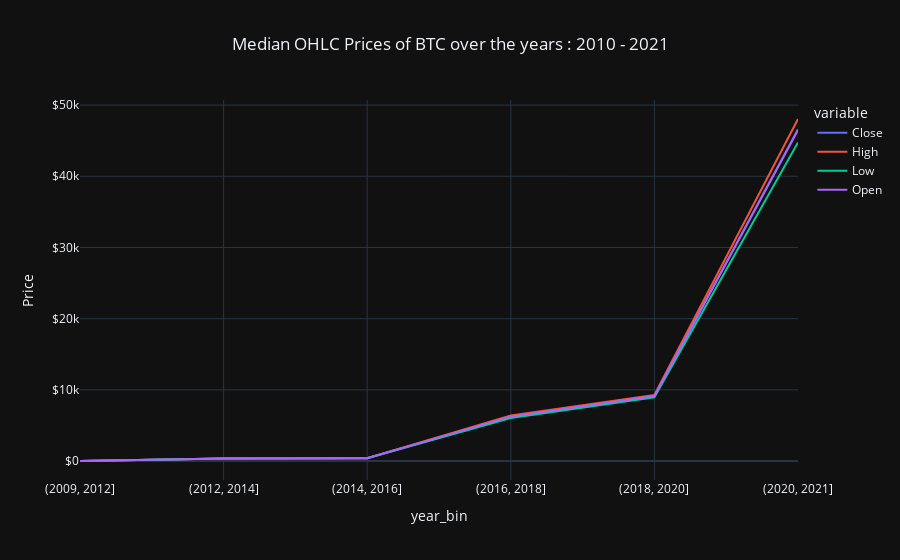

Notebook code for this chart:
### Code cell
import plotly.express as px 
year_bins=[2009,2012,2014,2016,2018,2020,2021]
data['year_bin']=pd.cut(data['Year'],bins=year_bins)
df=pd.DataFrame(data.groupby(['year_bin']).agg({'Close':np.median,'High':np.median,'Low':np.median,'Open':np.median}).reset_index())
df.columns=['year_bin','Close','High','Low','Open']
df['year_bin']=df['year_bin'].astype(str)
fig = px.line(df, x='year_bin', y=['Close','High','Low','Open'],title="Receipts by Payer Gender and Day of Week vs Target")
fig.update_layout(template='plotly_dark',
    yaxis_title='Price',
    title='Median OHLC Prices of BTC over the years : 2010 - 2021',
    hovermode="x",
    title_x=0.5
)
fig.update_yaxes( # the y-axis is in dollars
    tickprefix="$", showgrid=True
)
fig.show()

### Figure 1 — Plotly figure (JSON) as saved in the notebook; plotly's stock layout.template omitted (floating-point values rounded to 4 significant figures)
{"data": [{"hovertemplate": "variable=Close<br>year_bin=%{x}<br>value=%{y}<extra></extra>", "legendgroup": "Close", "line": {"color": "#636efa", "dash": "solid"}, "marker": {"symbol": "circle"}, "mode": "lines", "name": "Close", "orientation": "v", "showlegend": true, "type": "scatter", "x": ["(2009, 2012]", "(2012, 2014]", "(2014, 2016]", "(2016, 2018]", "(2018, 2020]", "(2020, 2021]"], "xaxis": "x", "y": [5, 352.1, 395, 6239.0, 9135.0, 46610.0], "yaxis": "y"}, {"hovertemplate": "variable=High<br>year_bin=%{x}<br>value=%{y}<extra></extra>", "legendgroup": "High", "line": {"color": "#EF553B", "dash": "solid"}, "marker": {"symbol": "circle"}, "mode": "lines", "name": "High", "orientation": "v", "showlegend": true, "type": "scatter", "x": ["(2009, 2012]", "(2012, 2014]", "(2014, 2016]", "(2016, 2018]", "(2018, 2020]", "(2020, 2021]"], "xaxis": "x", "y": [5.1, 368.5, 409.8, 6389.0, 9270.0, 48050.0], "yaxis": "y"}, {"hovertemplate": "variable=Low<br>year_bin=%{x}<br>value=%{y}<extra></extra>", "legendgroup": "Low", "line": {"color": "#00cc96", "dash": "solid"}, "marker": {"symbol": "circle"}, "mode": "lines", "name": "Low", "orientation": "v", "showlegend": true, "type": "scatter", "x": ["(2009, 2012]", "(2012, 2014]", "(2014, 2016]", "(2016, 2018]", "(2018, 2020]", "(2020, 2021]"], "xaxis": "x", "y": [4.8, 343.8, 384.5, 6052.0, 8952.0, 44760.0], "yaxis": "y"}, {"hovertemplate": "variable=Open<br>year_bin=%{x}<br>value=%{y}<extra></extra>", "legendgroup": "Open", "line": {"color": "#ab63fa", "dash": "solid"}, "marker": {"symbol": "circle"}, "mode": "lines", "name": "Open", "orientation": "v", "showlegend": true, "type": "scatter", "x": ["(2009, 2012]", "(2012, 2014]", "(2014, 2016]", "(2016, 2018]", "(2018, 2020]", "(2020, 2021]"], "xaxis": "x", "y": [5, 352.1, 394.3, 6239.0, 9135.0, 46466], "yaxis": "y"}], "layout": {"hovermode": "x", "legend": {"title": {"text": "variable"}, "tracegroupgap": 0}, "title": {"text": "Median OHLC Prices of BTC over the years : 2010 - 2021", "x": 0.5}, "xaxis": {"anchor": "y", "domain": [0, 1], "title": {"text": "year_bin"}}, "yaxis": {"anchor": "x", "domain": [0, 1], "showgrid": true, "tickprefix": "$", "title": {"text": "Price"}}}}
